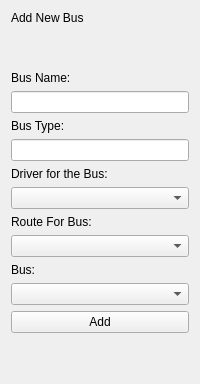
             <widget class="QWidget" name="AddNewBusPage">
              <layout class="QVBoxLayout" name="verticalLayout_5">
               <item>
                <widget class="QLabel" name="label_5">
                 <property name="text">
                  <string>Add New Bus</string>
                 </property>
                </widget>
               </item>
               <item>
                <spacer name="verticalSpacer">
                 <property name="orientation">
                  <enum>Qt::Vertical</enum>
                 </property>
                 <property name="sizeHint" stdset="0">
                  <size>
                   <width>20</width>
                   <height>40</height>
                  </size>
                 </property>
                </spacer>
               </item>
               <item>
                <widget class="QLabel" name="label_2">
                 <property name="text">
                  <string>Bus Name:</string>
                 </property>
                </widget>
               </item>
               <item>
                <widget class="QLineEdit" name="lineEdit"/>
               </item>
               <item>
                <widget class="QLabel" name="label_3">
                 <property name="text">
                  <string>Bus Type:</string>
                 </property>
                </widget>
               </item>
               <item>
                <widget class="QLineEdit" name="lineEdit_2"/>
               </item>
               <item>
                <widget class="QLabel" name="label_4">
                 <property name="text">
                  <string>Driver for the Bus:</string>
                 </property>
                </widget>
               </item>
               <item>
                <widget class="QComboBox" name="comboBox"/>
               </item>
               <item>
                <widget class="QLabel" name="label_57">
                 <property name="text">
                  <string>Route For Bus:</string>
                 </property>
                </widget>
               </item>
               <item>
                <widget class="QComboBox" name="comboBox_7"/>
               </item>
               <item>
                <widget class="QLabel" name="label_74">
                 <property name="text">
                  <string>Bus:</string>
                 </property>
                </widget>
               </item>
               <item>
                <widget class="QComboBox" name="comboBox_12"/>
               </item>
               <item>
                <widget class="QPushButton" name="pushButton_10">
                 <property name="text">
                  <string>Add</string>
                 </property>
                </widget>
               </item>
               <item>
                <spacer name="verticalSpacer_2">
                 <property name="orientation">
                  <enum>Qt::Vertical</enum>
                 </property>
                 <property name="sizeHint" stdset="0">
                  <size>
                   <width>20</width>
                   <height>40</height>
                  </size>
                 </property>
                </spacer>
               </item>
              </layout>
             </widget>
